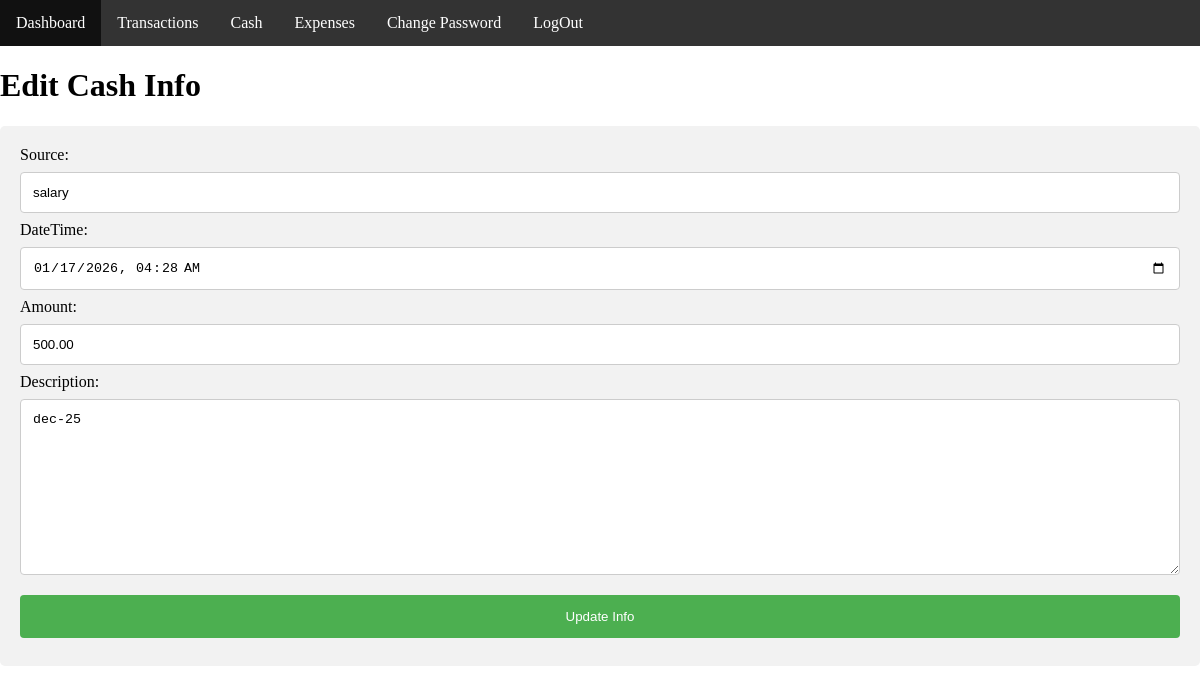
Screenshot of /Edit_Cash/8/ with the database file from the repository.
### Cash_Management/models.py (models this page shows, shortened)
class CashModel(models.Model):
    user=models.ForeignKey(AuthUserModel, on_delete=models.CASCADE,null=True, related_name='user_cash')
    source=models.CharField(max_length=255, null=True)
    dateTime=models.DateTimeField(null=True)
    amount=models.DecimalField(max_digits=20, decimal_places=2)
    description=models.TextField(null=True)

### Cash_Management/views.py (the view)
# urls.py: path('Edit_Cash/<int:pk>/',Edit_Cash, name='Edit_Cash'),
def Edit_Cash(request, pk):
    edit_data=CashModel.objects.get(id=pk)
    if request.method=='POST':
        cash_form=CashForm(request.POST, instance=edit_data)
        if cash_form.is_valid():
            cash_data=cash_form.save(commit=False)
            cash_data.user=request.user
            cash_data.save()
            return redirect('CashList')
    else:
        cash_form=CashForm(instance=edit_data)
    context={
        'cash_form':cash_form,
        'title':'Edit Cash Info',
        'button':'Update Info',
    }
    return render(request, 'cash/addcash.html',context)

### Cash_Management/forms.py
class CashForm(forms.ModelForm):
    class Meta:
        model=CashModel
        fields='__all__'
        exclude=['user']
        widgets={
            'dateTime':forms.DateTimeInput(attrs={'type':'datetime-local'})
        }

### Cash_Management/templates/cash/addcash.html (shortened to what this page needs)
{% extends 'master/base.html' %}
{% block body %}
<h1>{{title}}</h1>
<form action="" method="POST">
    {{cash_form}}
  <input type="submit" value="{{button}}">
</form>
{% endblock body %}

### Cash_Management/templates/master/base.html (style rules this page uses)
body { margin: 0; padding: 0; }
form { border-radius: 5px; background-color: #f2f2f2; padding: 20px; }
label { display: block; }
input,textarea, select { width: 100%; padding: 12px; margin: 8px 0; display: inline-block; border: 1px solid #ccc; border-radius: 4px; box-sizing: border-box; }
input[type=submit] { width: 100%; background-color: #4CAF50; color: white; padding: 14px; margin: 8px 0; border: none; border-radius: 4px; cursor: pointer; }

### rows the page displays
CashModel: source "salary", dateTime "01/17/2026 04:28", amount "500.00", description "dec-25"

### other values shown
{{ title }} "Edit Cash Info"
